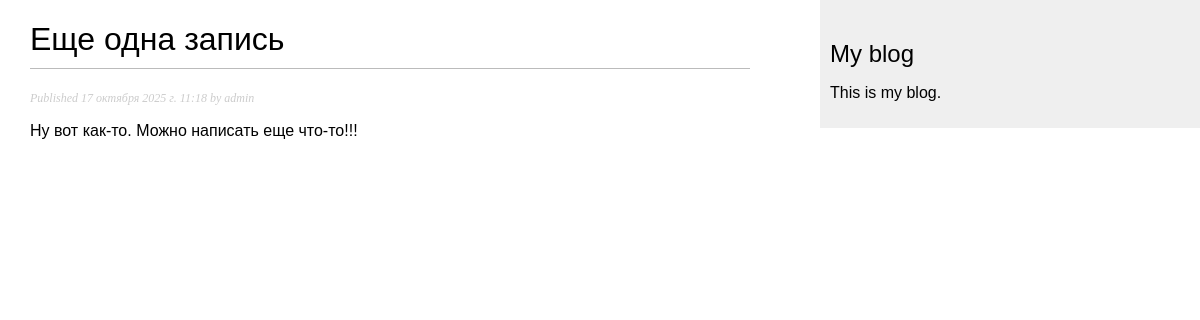
The app's page /blog/2/ with its own data.
### blog/models.py (models this page shows, shortened)
class Post(models.Model):
    class Status(models.TextChoices):
        DRAFT = 'DF', 'Draft'
        PUBLISHED = 'PB', 'Published'
    title = models.CharField(max_length=250)
    slug = models.SlugField(max_length=250, unique=True)
    author = models.ForeignKey(User, on_delete=models.CASCADE, related_name='blog_posts')
    body = models.TextField()
    publish = models.DateTimeField(default=timezone.now)
    created = models.DateTimeField(auto_now_add=True)
    updated = models.DateTimeField(auto_now=True)
    status = models.CharField(max_length=2, choices=Status.choices, default=Status.DRAFT)
    objects = models.Manager()
    published = PublishedManager()
    class Meta:
        ordering = ['-publish']
        indexes = [
            models.Index(fields=['-publish']),
        ]

### blog/views.py (the view)
# urls.py: path('<int:id>/', views.post_detail, name='post_detail'),
def post_detail(request, id):
    post = get_object_or_404(Post, id=id, status=Post.Status.PUBLISHED)
    return render(request, 'blog/post/detail.html', {'post': post})

### templates/blog/post/detail.html (shortened to what this page needs)
{% extends "blog/base.html" %}
{% block content %}
    <h1>{{ post.title }}</h1>
    <p class="date">
        Published {{ post.publish }} by {{ post.author }}
    </p>
    {{ post.body|linebreaks }}
{% endblock %}

### blog/static/css/blog.css (style rules this page uses)
body { margin: 0; padding: 0; font-family: helvetica, sans-serif; }
h1 { font-weight: normal; border-bottom: 1px solid #bbb; padding: 0 0 10px 0; }
p.date { color: #ccc; font-family: georgia, serif; font-size: 12px; font-style: italic; }

### records on screen
Post: title "Еще одна запись", publish "17 октября 2025 г. 11:18", author "admin", body "Ну вот как-то. Можно написать еще что-то!!!"
